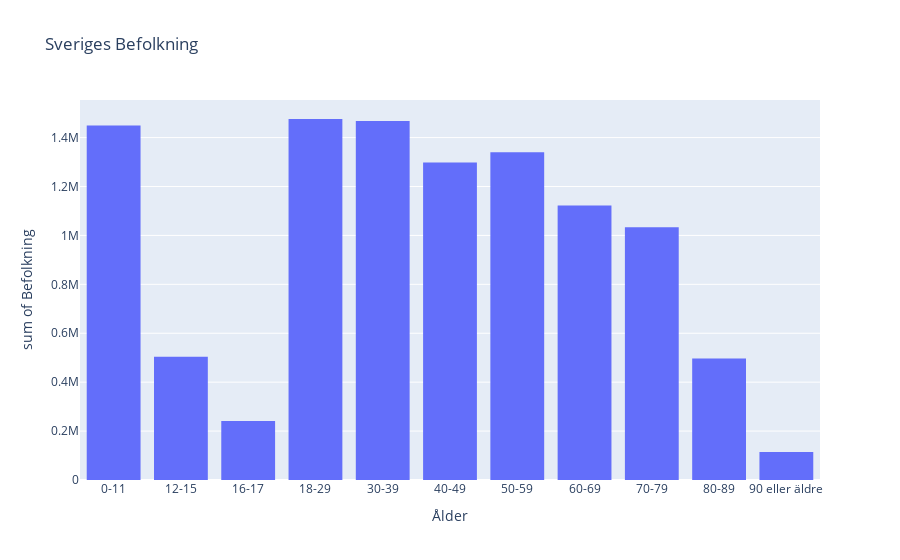

Notebook code for this chart:
### Markdown cell above
Plottar i Plotly Express.

### Code cell
px.histogram(result, x='Ålder', y='Befolkning', title="Sveriges Befolkning")

### Figure 1 — Plotly figure (JSON) as saved in the notebook; plotly's stock layout.template omitted (floating-point values rounded to 4 significant figures)
{"data": [{"alignmentgroup": "True", "bingroup": "x", "histfunc": "sum", "hovertemplate": "Ålder=%{x}<br>sum of Befolkning=%{y}<extra></extra>", "legendgroup": "", "marker": {"color": "#636efa", "pattern": {"shape": ""}}, "name": "", "offsetgroup": "", "orientation": "v", "showlegend": false, "type": "histogram", "x": ["0-11", "12-15", "16-17", "18-29", "30-39", "40-49", "50-59", "60-69", "70-79", "80-89", "90 eller äldre"], "xaxis": "x", "y": [1449415, 503831, 241539, 1475950, 1467590, 1298156, 1339798, 1121922, 1033113, 496750, 114141], "yaxis": "y"}], "layout": {"barmode": "relative", "legend": {"tracegroupgap": 0}, "title": {"text": "Sveriges Befolkning"}, "xaxis": {"anchor": "y", "domain": [0, 1], "title": {"text": "Ålder"}}, "yaxis": {"anchor": "x", "domain": [0, 1], "title": {"text": "sum of Befolkning"}}}}
